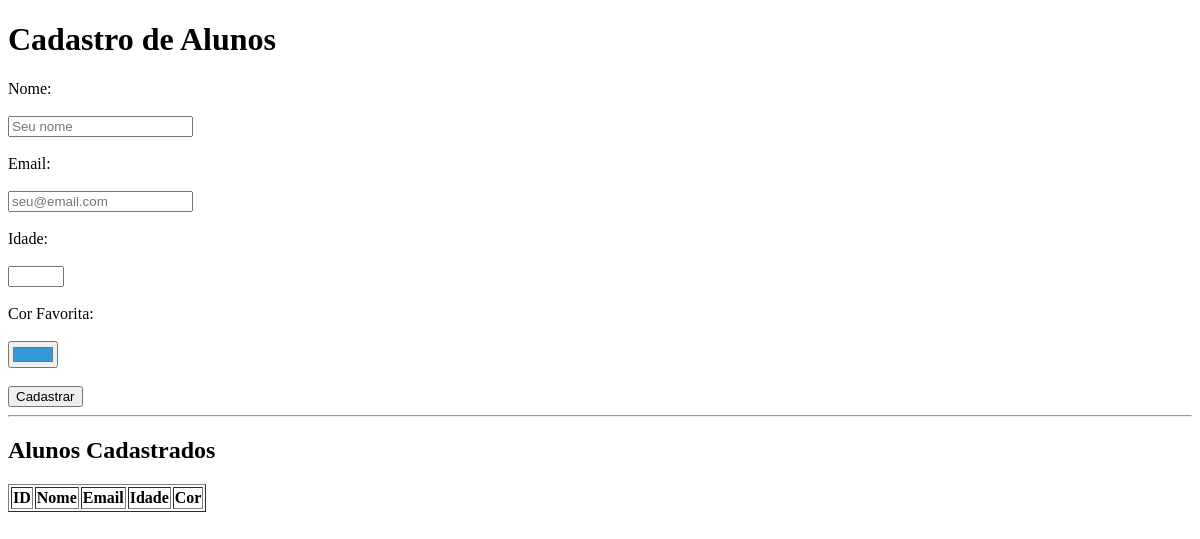
Before: / with the older database file.
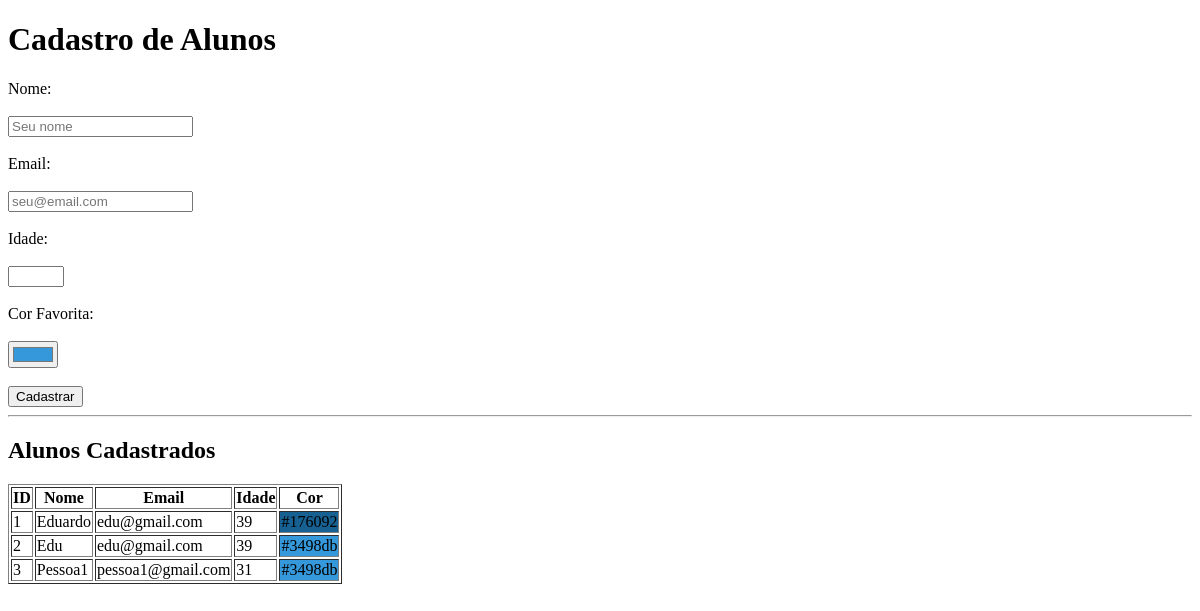
After: the same page with the newer database file.
### tables this page shows
CREATE TABLE alunos(
        id INTEGER PRIMARY KEY AUTOINCREMENT,
        nome TEXT NOT NULL,
        email TEXT NOT NULL,
        idade INTEGER,
        cor_favorita TEXT
    );

### app.py (the view)
@app.route("/")
def index():
    conexao = conectar()
    alunos = conexao.execute("SELECT * FROM alunos").fetchall()
    conexao.close()
    return render_template("index.html", alunos=alunos)

### app.py (called while the page is built)
def conectar():
    conexao = sqlite3.connect("cadastro.db")
    conexao.row_factory = sqlite3.Row
    return conexao

### templates/index.html (shortened to what this page needs)
<!DOCTYPE html>
<html lang="pt-BR">
<head>
</head>
<body>
    <h1>Cadastro de Alunos</h1>
    <form action="/cadastrar" method="post">
        <label for="nome">Nome:</label>
        <br><br>
        <input type="text" id="nome" name="nome" placeholder="Seu nome" required>
        <br><br>
        <label for="email">Email:</label>
        <br><br>
        <input type="email" name="email" id="email" placeholder="seu@email.com" required>
        <br><br>
        <label for="idade">Idade:</label>
        <br><br>
        <input type="number" id="idade" name="idade" min="13" max="99" required>
        <br><br>
        <label for="cor">Cor Favorita:</label>
        <br><br>
        <input type="color" id="cor" name="cor" value="#3498db">
        <br><br>
        <button type="submit">Cadastrar</button>
    </form>
    <hr>
    <h2>Alunos Cadastrados</h2>
    <table border="1">
        <thead>
            <tr>
                <th>ID</th>
                <th>Nome</th>
                <th>Email</th>
                <th>Idade</th>
                <th>Cor</th>
            </tr>
        </thead>
        <tbody>
            {% for aluno in alunos %}
            <tr>
                <td>{{ aluno.id }}</td>
                <td>{{ aluno.nome }}</td>
                <td>{{ aluno.email }}</td>
                <td>{{ aluno.idade }}</td>
                <td style="background-color: {{ aluno.cor_favorita }};">{{ aluno.cor_favorita }}</td>
            </tr>
            {% endfor %}
        </tbody>
    </table>
</body>
</html>

Changed rows visible on the page:
added alunos: id "1", nome "Eduardo", email "edu@gmail.com", idade "39", cor_favorita "#176092"
added alunos: id "2", nome "Edu", email "edu@gmail.com", idade "39", cor_favorita "#3498db"
added alunos: id "3", nome "Pessoa1", email "pessoa1@gmail.com", idade "31", cor_favorita "#3498db"
